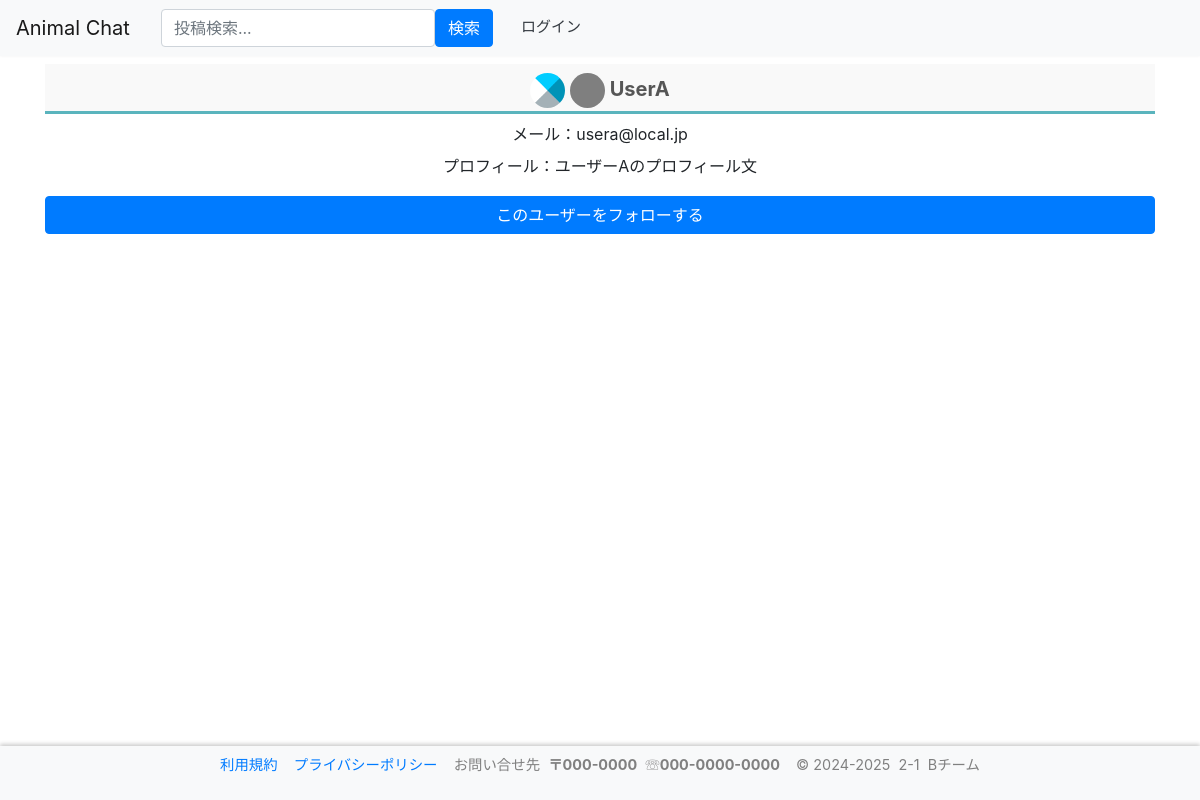
Page /user/2 on the earlier database version.
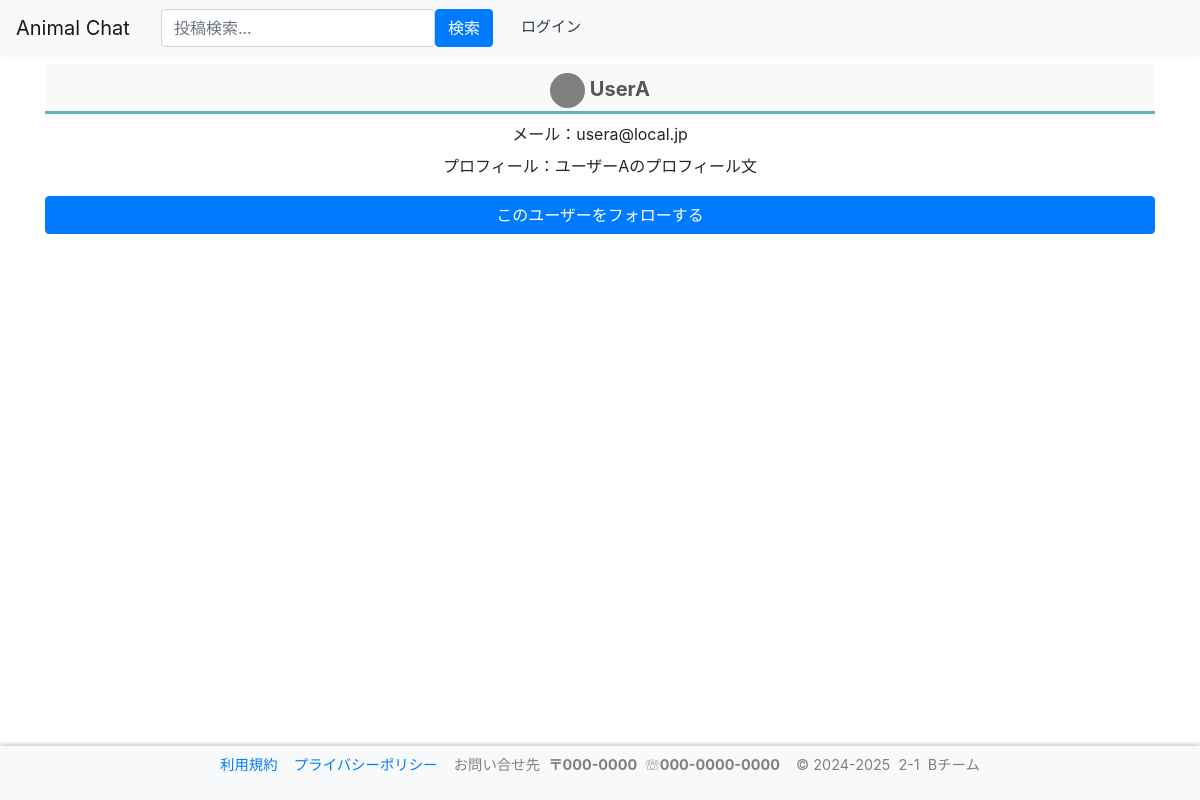
Same page on the later database version.
### accounts/models.py (models this page shows, shortened)
class User(AbstractBaseUser, PermissionsMixin):
    screen_name = models.CharField(
        gettext_lazy('アカウント名'),
        max_length=128,
        default='',
        blank=True,
        help_text=gettext_lazy('128文字以内で入力してください'),
    )
    email = models.EmailField(gettext_lazy('メールアドレス'), unique=True)
    is_staff = models.BooleanField(
        gettext_lazy('staff status'),
        default=False,
        help_text=gettext_lazy('Designates whether the user can log into this admin site.'),
    )
    is_active = models.BooleanField(
        gettext_lazy('active'),
        default=True,
        help_text=gettext_lazy(
            'Designates whether this user should be treated as active. Unselect this instead of deleting accounts.'
        ),
    )
    date_joined = models.DateTimeField(gettext_lazy('date joined'), default=timezone.now)
    objects = CustomUserManager()
    points = models.IntegerField(
        default=0,
        blank=True,
        null=True,
    )
    pt_give = models.IntegerField(
        default=0,
        blank=True,
        null=True,
    )
    icon = models.ImageField(
        upload_to='icon',
        verbose_name='画像',
        null=True,
        blank=True,
        default="icon/default.png",
    )
    profile = models.TextField(
        gettext_lazy('プロフィール'),
        max_length=200,
        null=True,
        default='',
        blank=True,
        help_text=gettext_lazy('200文字以内で入力してください'),
    )
    USERNAME_FIELD = 'email'
    REQUIRED_FIELDS = []
    class Meta:
        verbose_name = gettext_lazy('user')
        verbose_name_plural = gettext_lazy('users')

### accounts/views.py (the view, shortened to what this page needs)
# urls.py: path('user/<int:pk>', views.UserDetailView.as_view(), name='user_detail'),
class UserDetailView(DetailView):
    template_name = "accounts/user_detail.html"
    model = User,FollowList
    context_object_name = "user"
    def get(self,request, **kwargs):
        try:
            fl = list(FollowList.objects.filter(follow_er=int(self.kwargs["pk"]),follow=self.request.user.id).values())[0]
        except:
            fl = None
        u = list(User.objects.filter(id=int(self.kwargs["pk"])).values())[0]
        self.kwargs["id"] = u["id"]
        self.kwargs["name"] = u["screen_name"]
        self.kwargs["profile"] = u["profile"]
        self.kwargs["email"] = u["email"]
        self.kwargs["icon"] = u["icon"]
        print(u["icon"])
        self.kwargs["myid"] = self.request.user.id
        if fl is None:# 0は未フォロー1はフォロー済
            self.kwargs["follow_tf"] = 0
        else:
            self.kwargs["follow_tf"] = 1
        return render(request,'accounts/user_detail.html',self.kwargs)

### templates/accounts/user_detail.html (shortened to what this page needs)
{% extends 'base.html' %}
{% block content %}
{%if id == myid%}
  <form method="get" action="{% url 'accounts:mypage' %}" >
    {% csrf_token %}
    <button type="submit" class="btn btn-light text-dark me-2" id="click" style=font-size:15px;></button>
  </form>
  <script>
    window.onload = function() {
      const button = document.getElementById('click');
      button.click();
    }
  </script>
{% else %}
<label class="tab_item2" for="programming">
  {% if icon %}
    <img src="/media/{{ icon }}" style="width:35px;height:35px;border-radius:30px;">
  {% endif %}
  <img src="/media/icon/default.png" style="width:35px;height:35px;border-radius:30px;">
  {{name}}
</label>
        <div style="text-align:center;vertical-align: middle;padding: 0 0 10px;">
            <label>メール：{{email}}</label>
            <br>
            <label>プロフィール：{{profile}}</label>
            <br>
        </div>
        {% if follow_tf == 0%}
            <form method="post">
              <input type="submit" class="btn btn-primary btn-block" value="このユーザーをフォローする">
            </form>
        {% endif %}
{% endif %}
{% endblock %}

### templates/base.html (shortened to what this page needs)
<!doctype html>
<html lang="ja">
{% load static %}
<head>
    <link rel="stylesheet" href="https://cdn.jsdelivr.net/npm/bootstrap@4.6.0/dist/css/bootstrap.min.css"
>
    <link rel="stylesheet" href="https://cdn.jsdelivr.net/gh/gitbrent/bootstrap4-toggle@3.6.1/css/bootstrap4-toggle.min.css">
</head>
<header>
    <nav class="navbar navbar-expand-lg navbar-light bg-light">
            <a class="navbar-brand" href="{% url 'accounts:index' %}">Animal Chat</a>
        <div class="collapse navbar-collapse" id="navbarSupportedContent">
            <ul class="navbar-nav mr-auto">
                <br>
                <form method="get" action="{% url "post:posts_search" %}" class="col-12 col-lg-auto mb-2 mb-lg-0" role="search" style="display: flex;">
                    <input type="search" class="form-control" placeholder="投稿検索..." aria-label="Search" name="keyword" value="{{ request.GET.keyword }}" style="width:auto; height:auto;">
                    <input type="submit" value="検索" class="btn btn-primary ">
                </form>
                {% if user.is_authenticated %}
                    <form method="post" action="{% url 'post:posts' %}" >
                        {% csrf_token %}
                        <button type="submit" class="btn btn-light text-dark me-2" style=font-size:15px;>投稿する</button>
                    </form>
                    <form method="get" action="{% url 'post:posts_search' %}" >
                        {% csrf_token %}
                        <button type="submit" class="btn btn-light text-dark me-2" style=font-size:15px; style=font-size:15px;>投稿を見る</button>
                    </form>
                    <form method="get" action="{% url 'chat:index' %}" >
                        {% csrf_token %}
                        <button type="submit" class="btn btn-light text-dark me-2" style=font-size:15px;>チャットをする</button>
                    </form>
                    <form method="get" action="{% url 'accounts:adopt' %}" >
                        {% csrf_token %}
                        <button type="submit" class="btn btn-light text-dark me-2" style=font-size:15px;>里親探し</button>
                    </form>
                    <form method="get" action="{% url 'contents:hospital_list' %}" >
                        {% csrf_token %}
                        <button type="submit" class="btn btn-light text-dark me-2" style=font-size:15px;>病院検索</button>
                    </form>
                    <form method="get" action="{% url 'accounts:points' %}" >
                        {% csrf_token %}
                        <button type="submit" class="btn btn-light text-dark me-2" style=font-size:15px;>ポイント</button>
                    </form>
                    <form method="get" action="{% url 'accounts:mypage' %}" >
                        {% csrf_token %}
                        <button type="submit" class="btn btn-light text-dark me-2" style=font-size:15px;>マイページ</button>
                    </form>
                    <form method="get" action="{% url 'contents:notice_l' %}" >
                        {% csrf_token %}
                        <button type="submit" class="btn btn-light text-dark me-2" style=font-size:15px;>お知らせ一覧</button>
                    </form>
                    <form method="get" action="{% url 'accounts:logoutchk' %}">
                        {% csrf_token %}
                        <button type="submit" class="btn btn-light text-dark me-2" style=font-size:15px;>ログアウト</button>
                    </form>
                {% else %}
                    <form method="post" action="{% url 'accounts:login' %}">
                        <button type="submit" class="btn btn-light text-dark me-2" style=font-size:15px;>ログイン</button>
                    </form>
                {% endif %}
            </ul>
        </div>
    </nav>
</header>
    <body>
    <div class="container mt-3">
        <br>
        <br>
        {% block content %}{% endblock %}
        <p style="height:200px;">&nbsp</p>
    </div>
    </body>
</body>
    <footer>
        <nav class="navbar navbar-expand-lg navbar-light bg-light" id="footer_js">
            <div class=" navbar-collapse" id="navbarSupportedContent" style="text-align:center;">
                <ul class="navbar-nav mr-auto" style="margin: auto;">
                    <li><a href="{% url 'contents:terms' %}">利用規約</a>&nbsp&nbsp&nbsp&nbsp<a href="{% url 'contents:privacy_policy' %}">プライバシーポリシー</a></li>
                    <li>
                        <div class="contact">
                            <p>お問い合せ先&nbsp&nbsp<b>〒000-0000</b>&nbsp&nbsp☏<b>000-0000-0000</b></p>
                        </div>
                    </li>
                    <li>
                        <div class="copyright" >
                            <p>© 2024-2025&nbsp&nbsp2-1&nbsp&nbspBチーム</p>
                        </div>
                    </li>
                </ul>
            </div>
        </nav>
    </footer>
</html>

### templates/base.html (style rules this page uses)
header { position: fixed; top: 0; left: 0; width: 100%; z-index:1; background-color: #333; color: #fff; justify-content: space-between; align-items: center; flex-wrap: nowrap; box-shadow: 0 -2px 4px rgba(0, 0, 0, 0.2); font-size: 0.9em; }
footer { position: fixed; bottom: 0; left:0; width: 100%; z-index:1; color: #808080; justify-content: space-between; align-items: center; flex-wrap: nowrap; box-shadow: 0 -2px 4px rgba(0, 0, 0, 0.2); font-size: 0.9em; }

Differences in the rows shown:
changed User "UserA": icon: picture removed
